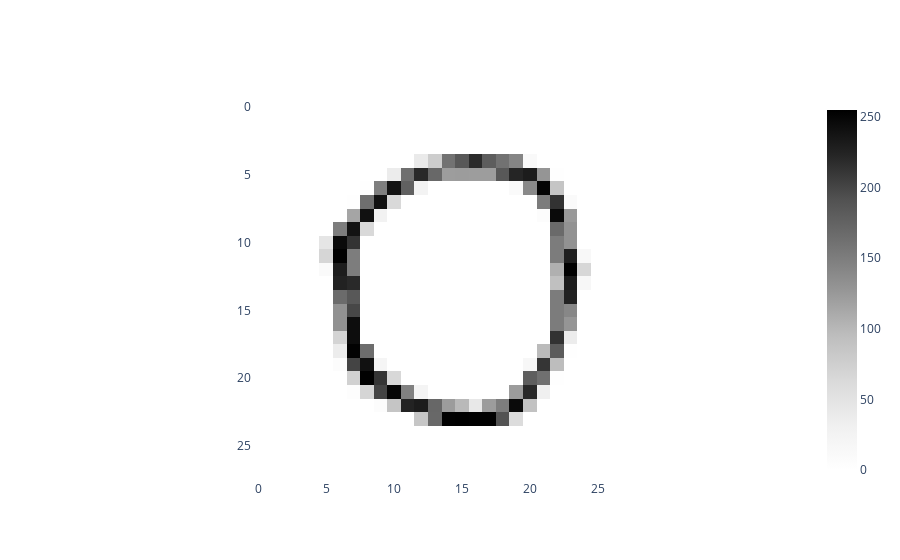

Notebook cell for this chart:
### Markdown cell above
트레이닝 데이터의 로드가 잘 되었는지 확인해봅시다.

### Code cell
from gtda.plotting import plot_heatmap

sample_idx= np.random.randint(5000) # 0~4999중 랜덤하게 정수 하나를 뽑습니다.
sample = X_train[sample_idx]

plot_heatmap(sample)

### Figure 1 — Plotly figure (JSON) as saved in the notebook; plotly's stock layout.template omitted (floating-point values rounded to 4 significant figures; data arrays with more than 128 entries replaced by an {"elided": "..."} marker saying what was removed)
{"data": [{"colorscale": [[0, "rgb(255,255,255)"], [0.125, "rgb(240,240,240)"], [0.25, "rgb(217,217,217)"], [0.375, "rgb(189,189,189)"], [0.5, "rgb(150,150,150)"], [0.625, "rgb(115,115,115)"], [0.75, "rgb(82,82,82)"], [0.875, "rgb(37,37,37)"], [1, "rgb(0,0,0)"]], "type": "heatmap", "z": {"elided": "28x28 int values"}}], "layout": {"plot_bgcolor": "white", "xaxis": {"constrain": "domain", "scaleanchor": "y"}, "yaxis": {"autorange": "reversed", "constrain": "domain"}}}
